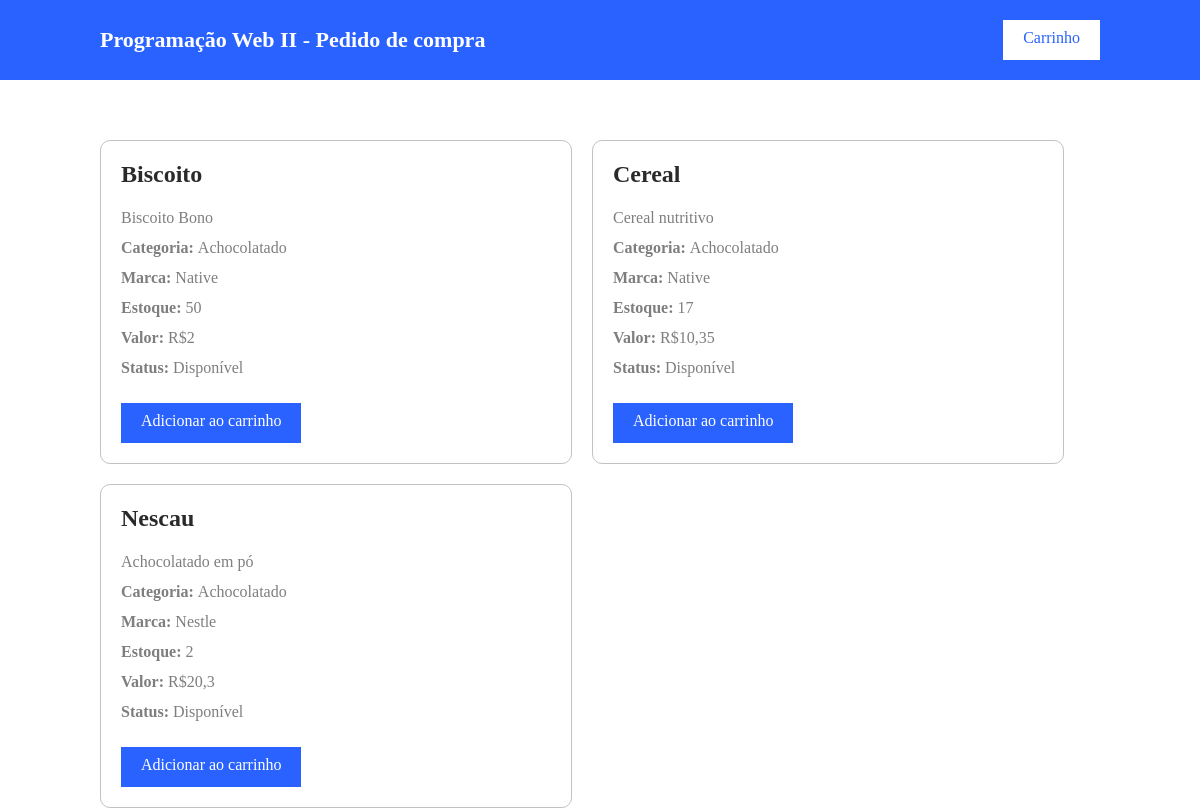
The app's page /Carrinho/index.php with its own data.
### tables this page shows
CREATE TABLE IF NOT EXISTS `produtos` (
  `IDPROD` int(10) NOT NULL,
  `IDCATEGORIA` int(10) NOT NULL,
  `IDMARCA` int(10) NOT NULL,
  `NOME` varchar(255) NOT NULL,
  `DESCRICAO` varchar(255) NOT NULL,
  `ESTOQUE` int(10) NOT NULL,
  `PRECO` double NOT NULL
);

CREATE TABLE IF NOT EXISTS `categoria` (
  `IDCATEGORIA` int(11) NOT NULL,
  `DESCRICAO` varchar(255) NOT NULL
);

CREATE TABLE IF NOT EXISTS `marca` (
  `IDMARCA` int(11) NOT NULL,
  `DESCRICAO` varchar(255) NOT NULL
);

### Carrinho/controller/produtos-busca.php (called while the page is built)
<?php
  require_once('model/Produtos.class.php');
  $produtos = new Produtos();
  $produtos->buscar();
?>

### Carrinho/model/Produtos.class.php (the view, shortened to what this page needs)
<?php
  class Produtos {
    function buscar(){
      require_once('controller/conexao.php');
      $produtos = $mysqli->query("SELECT p.*, c.DESCRICAO as CATEGORIA, m.DESCRICAO as MARCA FROM produtos p INNER JOIN categoria c ON c.IDCATEGORIA = p.IDCATEGORIA INNER JOIN marca m ON m.IDMARCA = p.IDMARCA ORDER BY IDPROD DESC");
      echo '<ul>';
      while ($prod = mysqli_fetch_object($produtos)){
        echo '<li>
                <h2>'.$prod->NOME.'</h2><p>'.$prod->DESCRICAO.'</p>
                <p><b>Categoria: </b>'.$prod->CATEGORIA.'</p>
                <p><b>Marca: </b>'.$prod->MARCA.'</p>
                <p><b>Estoque: </b>'.$prod->ESTOQUE.'</p>
                <p><b>Valor: </b>R$'.str_replace('.',',',$prod->PRECO).'</p>
                <p><b>Status: </b>'.($status = $prod->ESTOQUE > 0 ? "Disponível":"Indisponível").'</p>
                <a id="adicionar" href="controller/carrinho-add.php?id='.$prod->IDPROD.'">Adicionar ao carrinho</a>
              </li>';
      }
      echo '</ul>';
    }
  }
?>

### Carrinho/index.php (shortened to what this page needs)
<!DOCTYPE html>
<html>
  <head>
    <link rel="stylesheet" href="css/style.css" media="screen" title="no title" charset="utf-8">
  </head>
  <body>
    <header>
      <div class="center">
        <h1 style="text-align: center">Programação Web II - Pedido de compra</h1>
        <a href="carrinho.php" target="_blank">Carrinho</a>
      </div>
    </header>
    <section id="produtos">
        <div class="center">
          <?php require_once('controller/produtos-busca.php'); ?>
        </div>
    </section>
  </body>
</html>

### Carrinho/css/style.css (style rules this page uses)
* { margin: 0; padding: 0; font-family: Tahoma; }
.center { width: 1000px; margin: 0 auto; }
header { width: 100%; height: 80px; background: #2962ff; margin-bottom: 40px; }
header h1 { font-size: 22px; float: left; color: #fff; line-height: 80px; }
header a { float: right; text-decoration: none; height: 40px; color: #2962ff; line-height: 36px; margin-top: 20px; padding: 0 20px; background: #ffffff; }
section#produtos ul { list-style: none; float: left; width: inherit; }
section#produtos ul li { float: left; width: 430px; padding: 20px 20px; background: #ffffff; margin: 20px 20px 0 0; border: 1px solid #c2c2c2; border-radius: 10px; }
section#produtos ul li h2 { float: left; margin-bottom: 15px; color: #2a2a2a; }
section#produtos ul li p { float: left; color: #7e7e7e; clear: left; line-height: 30px; }
section#produtos ul li a { text-decoration: none; margin-top: 20px; height: 40px; line-height: 36px; clear: left; padding: 0 20px; color: #ffffff; background: #2962ff; float: left; }
section#produtos a { text-decoration: none; margin-top: 20px; height: 40px; line-height: 36px; clear: left; padding: 0 20px; color: #ffffff; background: #2962ff; float: left; }

### records on screen
produtos: NOME "Biscoito", DESCRICAO "Biscoito Bono", IDCATEGORIA.DESCRICAO "Achocolatado", IDMARCA.DESCRICAO "Native", ESTOQUE "50", PRECO "2", ESTOQUE "Disponível"
produtos: NOME "Cereal", DESCRICAO "Cereal nutritivo", IDCATEGORIA.DESCRICAO "Achocolatado", IDMARCA.DESCRICAO "Native", ESTOQUE "17", PRECO "10,35", ESTOQUE "Disponível"
produtos: NOME "Nescau", DESCRICAO "Achocolatado em pó", IDCATEGORIA.DESCRICAO "Achocolatado", IDMARCA.DESCRICAO "Nestle", ESTOQUE "2", PRECO "20,3", ESTOQUE "Disponível"
